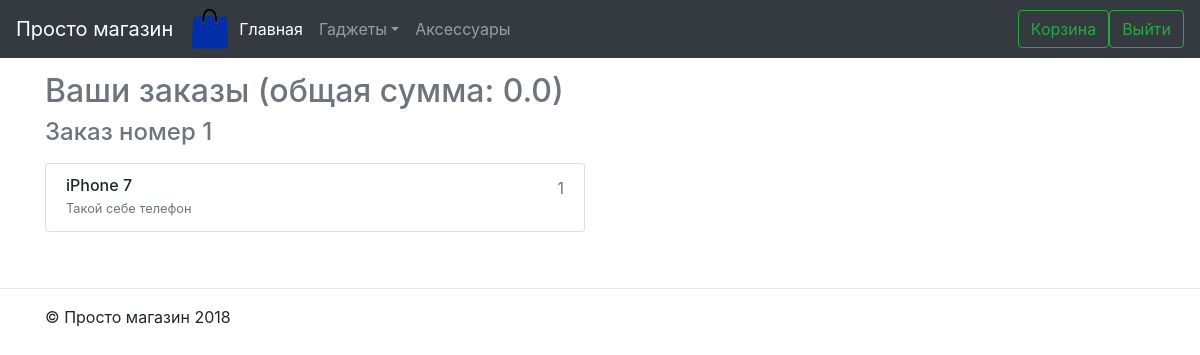
Page /order/ (signed in) on the committed database.
### store/models.py (models this page shows, shortened)
class Category(models.Model):
    title = models.CharField(max_length=100, verbose_name='Категория')
    order = models.IntegerField(default=0, verbose_name='Порядок')
    def __str__(self):
        return self.title
    class Meta:
        verbose_name = 'Категория'
        verbose_name_plural = 'Категории'
        ordering = ['order']

class Section(models.Model):
    title = models.CharField(max_length=100, verbose_name='Раздел')
    category = models.ForeignKey(Category, blank=True, null=True, on_delete=models.CASCADE, verbose_name='Категория')
    order = models.IntegerField(default=0, verbose_name='Порядок')
    def __str__(self):
        return self.title
    class Meta:
        verbose_name = 'Раздел'
        verbose_name_plural = 'Разделы'
        ordering = ['order']

class Order(models.Model):
    user = models.ForeignKey(settings.AUTH_USER_MODEL, verbose_name='Заказчик', on_delete=models.CASCADE)
    products = models.ManyToManyField(OrderLine, verbose_name='Строки заказа')
    class Meta:
        verbose_name = 'Заказ'
        verbose_name_plural = 'Заказы'

class OrderLine(models.Model):
    product = models.ForeignKey(Product, verbose_name='Наименование товара', on_delete=models.CASCADE)
    quantity = models.IntegerField(verbose_name='Количество товара')
    class Meta:
        verbose_name = 'Строка заказа'
        verbose_name_plural = 'Строки заказа'

class Product(models.Model):
    title = models.CharField(max_length=100, verbose_name='Наименование')
    picture = models.ImageField(upload_to='', blank=True, verbose_name='Изображение')
    description = models.CharField(max_length=200, verbose_name='Описание')
    section = models.ForeignKey(Section, verbose_name='Раздел', on_delete=models.CASCADE)
    order = models.IntegerField(default=0, verbose_name='Порядок')
    price = models.FloatField(default=0, verbose_name='Цена')
    class Meta:
        verbose_name = 'Товар'
        verbose_name_plural = 'Товары'
        ordering = ['order']

### store/views.py (the view)
# urls.py: path('order/', OrderView.as_view(), name='order'),
class OrderView(ListView, MenuMixin):
    template_name = 'order.html'
    model = Order
    def get_context_data(self, **kwargs):
        context = super().get_context_data(**kwargs)
        context = self.add_menu_data(context, self.request.session)
        if self.request.user.is_authenticated:
            self.request.session.setdefault('new_order', False)
            if self.request.session['new_order']:
                context['is_new_order'] = True
                self.request.session['new_order'] = False
            context['orders'] = Order.objects.filter(user=self.request.user).prefetch_related('products').order_by("-pk")
        context['show_money_count'] = self.request.user.show_money_count
        return context

### store/models.py (called while the page is built)
    @property
    def show_money_count(self):
        money_count = 0
        for order in Order.objects.filter(user=self).prefetch_related('products'):
            for order_line in order.products.all():
                money_count += order_line.product.price * order_line.quantity
        return money_count

### store/views.py (called while the page is built)
    @staticmethod
    def add_menu_data(context, session):
        context['categories'] = Category.objects.all()
        context['sections'] = Section.objects.all()
        if 'just_store_cart' in session:
            context['items_in_cart'] = sum(session['just_store_cart'].values())
        return context

### templates/order.html (shortened to what this page needs)
{% extends "base.html" %}
{% load static %}
{% block main %}
<div class="container mt-3">
    {% if user.is_authenticated %}
    {% if orders %}
    <h2 class="text-muted">Ваши заказы (общая сумма: {{ show_money_count }})</h2>
    {% for order in orders %}
    <div class="row">
    <div class="col-lg-6 col-md-9 col-sm-12 order-md-2 mb-4">
      <h4 class="d-flex justify-content-between align-items-center mb-3">
        <span class="text-muted">Заказ номер {{ order.pk }}</span>
      </h4>
        <ul class="list-group mb-3">
          {% for line in order.products.all %}
        <li class="list-group-item d-flex justify-content-between lh-condensed">
          <div>
            <h6 class="my-0">{{ line.product.title }}</h6>
            <small class="text-muted">{{ line.product.description }}</small>
          </div>
          <span class="text-muted">{{ line.quantity }}</span>
        </li>
          {% endfor %}
      </ul>
    </div>
    </div>
    {% endfor %}
    {% else %}
      <span class="text-muted">Вы еще не оформили ни одного заказа</span>
    {% endif %}
    {% else %}
        <h2 class="text-warning">Войдите для просмотра ваших заказов</h2>
    {% endif %}
</div>
{% endblock %}

### templates/base.html (shortened to what this page needs)
<!DOCTYPE html>
{% load static %}
<html lang="ru" >
<head>
  {% block style %}
  <link rel="stylesheet" type="text/css" href="{% static 'css/min.css' %}">
  <link rel="stylesheet" type="text/css" href="{% static 'css/main.css' %}">
  {% endblock %}
</head>
<body class="{% block body_class %}{% endblock %}" data-gr-c-s-loaded="true">
{% block nav %}
<nav class="navbar navbar-expand-md navbar-dark fixed-top bg-dark">
  <a class="navbar-brand" href="{% url 'index' %}">Просто магазин</a>
  <img src="{% static 'img/logo.svg' %}" alt="" width="42" height="42">
  <div class="collapse navbar-collapse" id="navbarsExampleDefault">
    <ul class="navbar-nav mr-auto">
      <li class="nav-item active">
        <a class="nav-link" href="{% url 'index' %}">Главная</a>
      </li>
      {% for category in categories %}
            <li class="nav-item dropdown">
              <a class="nav-link dropdown-toggle" href="#" id="dropdown01" data-toggle="dropdown" aria-haspopup="true"
                 aria-expanded="false">{{ category }}</a>
            </li>
      {% endfor %}
      {% for section in sections %}
        {% if section.category is None %}
          <li class="nav-item">
            <a class="nav-link" href="{% url 'section' section.pk  %}">{{ section }}</a>
          </li>
        {% endif %}
      {% endfor %}
    </ul>
    <a class="btn btn-outline-success my-2 my-sm-0" role="button" href="{% url 'cart' %}">Корзина
    </a>
    {% if user.is_authenticated %}
    <a class="btn btn-outline-success my-2 my-sm-0" role="button" href="{% url 'logout' %}">Выйти</a>
    {% else %}
    <a class="btn btn-outline-success my-2 my-sm-0" role="button" href="{% url 'login' %}">Войти</a>
    {% endif %}
  </div>
</nav>
{% endblock %}
{% block main %}{% endblock %}
{% block footer %}
<hr>
<footer class="container">
  <p>© Просто магазин 2018</p>
</footer>
{% endblock %}
  </body>
</html>

### rows in the picture
Category: title "Гаджеты"
Section: title "Аксессуары"
Order: pk "1"
OrderLine: product "iPhone 7", product.description "Такой себе телефон", quantity "1"

### other values in the picture
{{ show_money_count }} "0.0"
